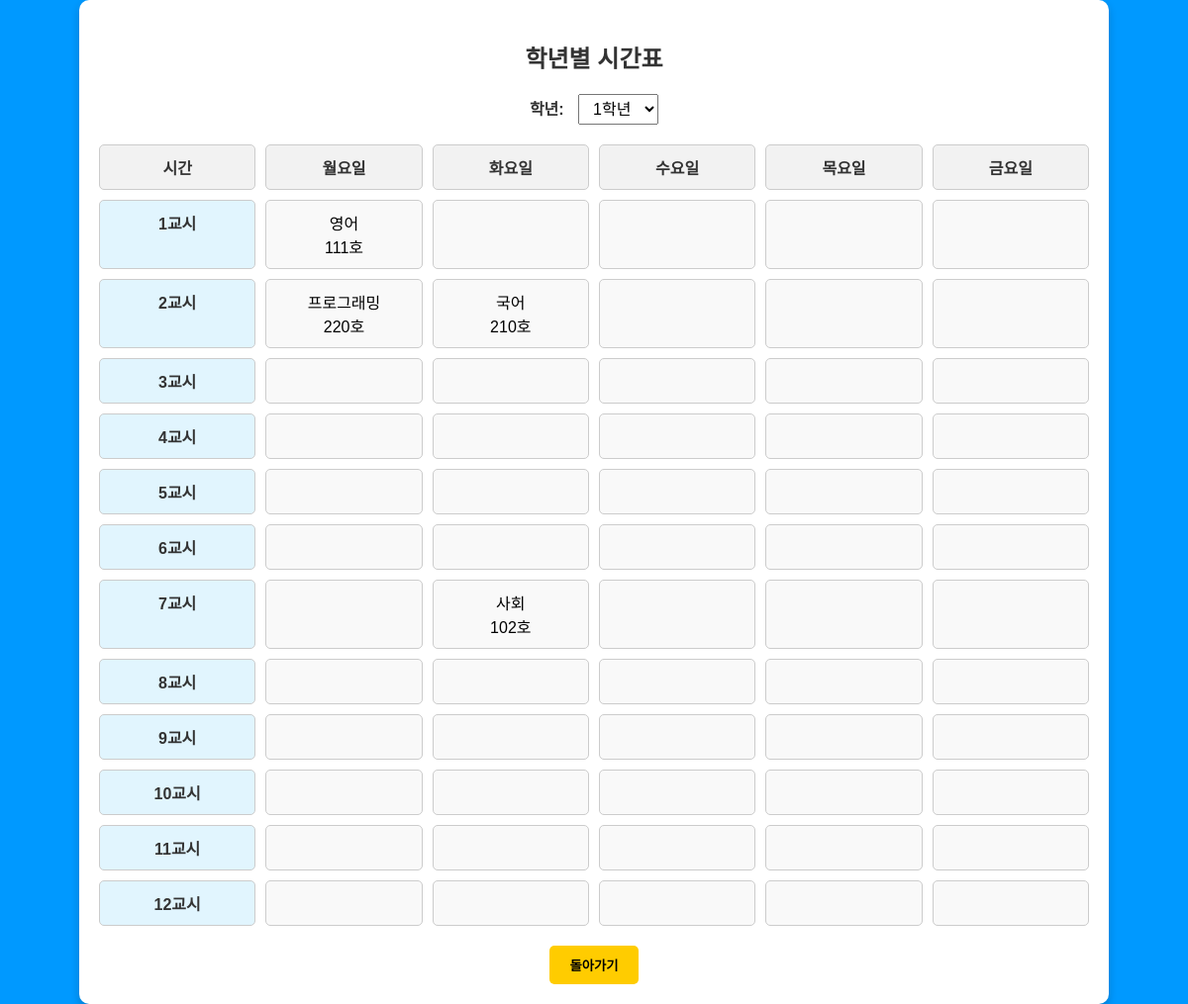
The page /scripts/schedule_list.php on the database its author committed.
### tables this page shows
CREATE TABLE `schedules_grade1` (
  `id` int(11) NOT NULL,
  `day_of_week` varchar(20) NOT NULL COMMENT '요일',
  `subject_name` varchar(100) NOT NULL COMMENT '과목 이름',
  `classroom` varchar(50) NOT NULL COMMENT '강의실',
  `class` int(11) NOT NULL
);

### scripts/schedule_list.php (the view, shortened to what this page needs)
<?php
include 'db_connect.php';
$grade_filter = $_GET['grade'] ?? '1';
$table_name = "schedules_grade" . $grade_filter;
$sql = "SELECT * FROM $table_name ORDER BY day_of_week, class";
$stmt = $conn->prepare($sql);
$stmt->execute();
$result = $stmt->get_result();
$days = ["월요일", "화요일", "수요일", "목요일", "금요일"];
$schedule_data = [];
while ($row = $result->fetch_assoc()) {
    $schedule_data[$row['day_of_week']][$row['class']] = $row;
}
?>
<!DOCTYPE html>
<html lang="ko">
<head>
</head>
<body>
    <div class="container">
        <h2>학년별 시간표</h2>
        <div class="filter">
            <form method="GET" action="schedule_list.php">
                <label for="grade">학년:</label>
                <select name="grade" id="grade" onchange="this.form.submit()">
                    <option value="1" <?= $grade_filter == '1' ? 'selected' : '' ?>>1학년</option>
                </select>
            </form>
        </div>
        <div class="schedule-grid">
            <div class="header">시간</div>
            <?php foreach ($days as $day): ?>
                <div class="header"><?= $day ?></div>
            <?php endforeach; ?>
            <?php
            for ($class = 1; $class <= 12; $class++): ?>
                <div class="time"><?= $class ?>교시</div>
                <?php foreach ($days as $day): ?>
                    <?php if (isset($schedule_data[$day][$class])): ?>
                        <?php $row = $schedule_data[$day][$class]; ?>
                        <div class="schedule-item">
                            <?= htmlspecialchars($row['subject_name']) ?><br><?= htmlspecialchars($row['classroom']) ?>
                        </div>
                    <?php else: ?>
                        <div></div>
                    <?php endif; ?>
                <?php endforeach; ?>
            <?php endfor; ?>
        </div>
        <button class="back-button" onclick="window.location.href='../student_dashboard.html';">돌아가기</button>
    </div>
</body>
</html>

### scripts/schedule_list.php (style rules this page uses)
body { font-family: Arial, sans-serif; background-color: #0099ff; color: #333; display: flex; justify-content: center; align-items: center; min-height: 100vh; margin: 0; }
.container { background-color: white; padding: 20px; border-radius: 10px; box-shadow: 0 4px 8px rgba(0, 0, 0, 0.2); width: 90%; max-width: 1000px; }
h2 { text-align: center; margin-bottom: 20px; }
.filter { margin-bottom: 20px; text-align: center; }
.filter label { font-weight: bold; }
select { padding: 5px 10px; font-size: 1em; margin-left: 10px; }
.schedule-grid { display: grid; grid-template-columns: repeat(6, 1fr); gap: 10px; text-align: center; }
.schedule-grid div { border: 1px solid #ccc; padding: 10px; border-radius: 5px; background-color: #f9f9f9; }
.schedule-grid .header { background-color: #f2f2f2; font-weight: bold; }
.schedule-item { background-color: #90caf9; color: #000; }
.schedule-grid .time { font-weight: bold; background-color: #e1f5fe; }
.back-button { display: block; margin: 20px auto 0; padding: 10px 20px; background-color: #ffcc00; color: #000; font-weight: bold; border: none; border-radius: 5px; cursor: pointer; }

### rows shown on the page
schedules_grade1: subject_name "영어", classroom "111호"
schedules_grade1: subject_name "프로그래밍", classroom "220호"
schedules_grade1: subject_name "국어", classroom "210호"
schedules_grade1: subject_name "사회", classroom "102호"

### other values the page prints
$day "월요일"
$day "화요일"
$day "수요일"
$day "목요일"
$day "금요일"
